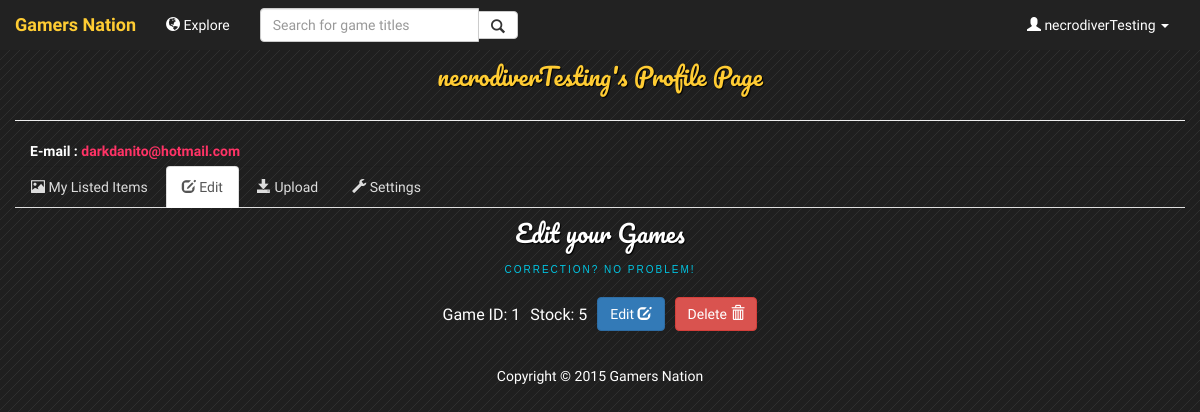
Page /userimgedit.php (signed in) on the earlier database version.
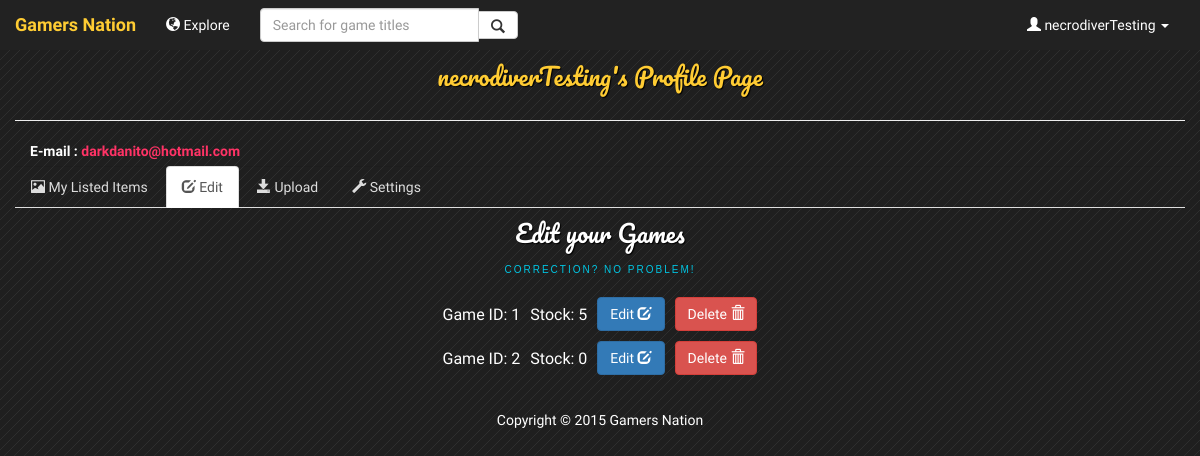
Same page on the later database version.
### tables this page shows
CREATE TABLE `supplier_own_game` (
  `Supplier_UserID` varchar(255) NOT NULL DEFAULT '',
  `GameID` int(11) NOT NULL,
  `Stock` int(11) DEFAULT NULL
);

### userimgedit.php (the view, shortened to what this page needs)
<html>
    <head>
        <link href="css/bootstrap.min.css" rel="stylesheet">
        <link href="css/main.css" rel="stylesheet"/>
    </head>
    <?php include 'header.inc.php'; ?>
    <body>
        <div class="container-fluid">
            <?php include '/include/userdetail.inc.php'; ?>
            <?php include '/include/mainNav.inc.php'; ?>
        </div>
        <div class="container">
            <div class="content">
                <h1>Edit your Games
                    <span>Correction? No problem!</span></h1>
                <div>
                    <table align="center">
                        <?php
							$sql = "SELECT * FROM supplier_own_game WHERE Supplier_UserID = \"" . $username . "\"";
                            if ($result = mysqli_query($connection, $sql))
							{
                                while ($row = mysqli_fetch_assoc($result))
								{
                                    echo '<tr>';
                                    echo '<td style="padding: 5;">Game ID: '.$row['GameID'].'</td>';
									echo '<td style="padding: 5;">Stock: '.$row['Stock'].' </td>';
                                    echo '<td style="padding: 5;"> '
                                    . '     <a class="btn btn-primary" type="button" href="imgedit.php?id='. $row['GameID'].'">
                                                Edit <span class="glyphicon glyphicon-edit"></span>
                                            </a>
                                          </td>';
                                    echo '<td style="padding: 5;">'
                                    . '     <a class="btn btn-danger" type="button" href="imgdelete.php?id='. $row['GameID'].'">
                                                Delete <span class="glyphicon glyphicon-trash"></span>
                                            </a>
                                          </td>';
                                    echo '</tr>';
                                }
                            }
                            ?>
                    </table>
                </div>
            </div>
        </div>
        <?php include 'footer.inc.php'; ?>
    </body>
</html>

Differences in the rows shown:
added supplier_own_game: GameID "2", Stock "0"
